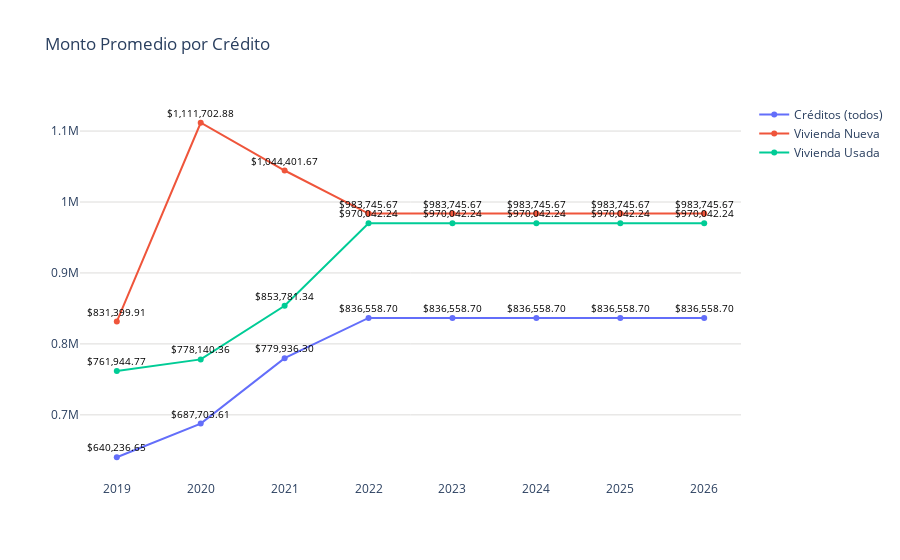

The notebook cell this image was saved under:
### Code cell
import plotly.graph_objects as go
import os
import plotly.io as pio
import locale

# Configurar el locale para formatear los números como moneda
locale.setlocale(locale.LC_ALL, '')

# Datos
trimestres = nuevo_df_2['trimestres']
modalidades = nuevo_df_2['modalidades']
montos = nuevo_df_2['montos']

fig = go.Figure()

# Agregar líneas para cada modalidad
for modalidad in modalidades.unique():
    df_modalidad = nuevo_df_2[nuevo_df_2['modalidades'] == modalidad]
    fig.add_trace(go.Scatter(
        x=df_modalidad['trimestres'],
        y=df_modalidad['montos'],
        mode='markers+lines',
        name=modalidad
    ))

fig.update_layout(
    title='Monto Promedio por Crédito',
    yaxis=dict(gridcolor='#dddcda'),
    plot_bgcolor='rgba(0,0,0,0)',  # Color de fondo del gráfico
)

# Agregar etiquetas de texto a los puntos
for trace in fig.data:
    df_modalidad = nuevo_df_2[nuevo_df_2['modalidades'] == trace.name]
    for i, point in enumerate(trace.y):
        # Formatear el valor del monto como una cadena en formato de precio
        monto_formateado = locale.currency(df_modalidad.iloc[i]["montos"], grouping=True)
        fig.add_annotation(
            x=trace.x[i], 
            y=point, 
            text=f'{monto_formateado}', 
            showarrow=False,
            font=dict(color='black', size=10),
            yshift=10
        )

# Exportar gráfica como archivo HTML
def guardar_grafico_como_html(fig, nombre_archivo, carpeta='graficas'):
    # Crear la carpeta si no existe
    if not os.path.exists(carpeta):
        os.makedirs(carpeta)
    
    # Gráfica como archivo HTML en la carpeta especificada
    pio.write_html(fig, f'{carpeta}/{nombre_archivo}.html')

guardar_grafico_como_html(fig, 'g_scatt_forecastcreditgral_prom_direct_tulancingo', carpeta='graficas')
fig.show()

### Figure 1 — Plotly figure (JSON) as saved in the notebook; plotly's stock layout.template omitted (floating-point values rounded to 4 significant figures)
{"data": [{"mode": "markers+lines", "name": "Créditos (todos)", "type": "scatter", "x": [2019, 2020, 2021, 2022, 2023, 2024, 2025, 2026], "y": [640200.0, 687700.0, 779900.0, 836600.0, 836600.0, 836600.0, 836600.0, 836600.0]}, {"mode": "markers+lines", "name": "Vivienda Nueva", "type": "scatter", "x": [2019, 2020, 2021, 2022, 2023, 2024, 2025, 2026], "y": [831400.0, 1112000.0, 1044000.0, 983700.0, 983700.0, 983700.0, 983700.0, 983700.0]}, {"mode": "markers+lines", "name": "Vivienda Usada", "type": "scatter", "x": [2019, 2020, 2021, 2022, 2023, 2024, 2025, 2026], "y": [761900.0, 778100.0, 853800.0, 970000.0, 970000.0, 970000.0, 970000.0, 970000.0]}], "layout": {"annotations": [{"font": {"color": "black", "size": 10}, "showarrow": false, "text": "$640,236.65", "x": 2019, "y": 640200.0, "yshift": 10}, {"font": {"color": "black", "size": 10}, "showarrow": false, "text": "$687,703.61", "x": 2020, "y": 687700.0, "yshift": 10}, {"font": {"color": "black", "size": 10}, "showarrow": false, "text": "$779,936.30", "x": 2021, "y": 779900.0, "yshift": 10}, {"font": {"color": "black", "size": 10}, "showarrow": false, "text": "$836,558.70", "x": 2022, "y": 836600.0, "yshift": 10}, {"font": {"color": "black", "size": 10}, "showarrow": false, "text": "$836,558.70", "x": 2023, "y": 836600.0, "yshift": 10}, {"font": {"color": "black", "size": 10}, "showarrow": false, "text": "$836,558.70", "x": 2024, "y": 836600.0, "yshift": 10}, {"font": {"color": "black", "size": 10}, "showarrow": false, "text": "$836,558.70", "x": 2025, "y": 836600.0, "yshift": 10}, {"font": {"color": "black", "size": 10}, "showarrow": false, "text": "$836,558.70", "x": 2026, "y": 836600.0, "yshift": 10}, {"font": {"color": "black", "size": 10}, "showarrow": false, "text": "$831,399.91", "x": 2019, "y": 831400.0, "yshift": 10}, {"font": {"color": "black", "size": 10}, "showarrow": false, "text": "$1,111,702.88", "x": 2020, "y": 1112000.0, "yshift": 10}, {"font": {"color": "black", "size": 10}, "showarrow": false, "text": "$1,044,401.67", "x": 2021, "y": 1044000.0, "yshift": 10}, {"font": {"color": "black", "size": 10}, "showarrow": false, "text": "$983,745.67", "x": 2022, "y": 983700.0, "yshift": 10}, {"font": {"color": "black", "size": 10}, "showarrow": false, "text": "$983,745.67", "x": 2023, "y": 983700.0, "yshift": 10}, {"font": {"color": "black", "size": 10}, "showarrow": false, "text": "$983,745.67", "x": 2024, "y": 983700.0, "yshift": 10}, {"font": {"color": "black", "size": 10}, "showarrow": false, "text": "$983,745.67", "x": 2025, "y": 983700.0, "yshift": 10}, {"font": {"color": "black", "size": 10}, "showarrow": false, "text": "$983,745.67", "x": 2026, "y": 983700.0, "yshift": 10}, {"font": {"color": "black", "size": 10}, "showarrow": false, "text": "$761,944.77", "x": 2019, "y": 761900.0, "yshift": 10}, {"font": {"color": "black", "size": 10}, "showarrow": false, "text": "$778,140.36", "x": 2020, "y": 778100.0, "yshift": 10}, {"font": {"color": "black", "size": 10}, "showarrow": false, "text": "$853,781.34", "x": 2021, "y": 853800.0, "yshift": 10}, {"font": {"color": "black", "size": 10}, "showarrow": false, "text": "$970,042.24", "x": 2022, "y": 970000.0, "yshift": 10}, {"font": {"color": "black", "size": 10}, "showarrow": false, "text": "$970,042.24", "x": 2023, "y": 970000.0, "yshift": 10}, {"font": {"color": "black", "size": 10}, "showarrow": false, "text": "$970,042.24", "x": 2024, "y": 970000.0, "yshift": 10}, {"font": {"color": "black", "size": 10}, "showarrow": false, "text": "$970,042.24", "x": 2025, "y": 970000.0, "yshift": 10}, {"font": {"color": "black", "size": 10}, "showarrow": false, "text": "$970,042.24", "x": 2026, "y": 970000.0, "yshift": 10}], "plot_bgcolor": "rgba(0,0,0,0)", "title": {"text": "Monto Promedio por Crédito"}, "yaxis": {"gridcolor": "#dddcda"}}}
